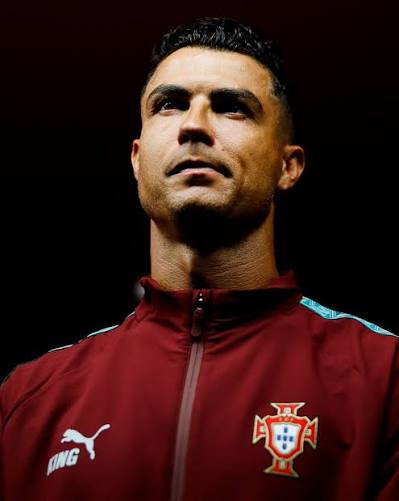
#> input picture Practical_3/img1.jpg, 399 x 501 px
$ python Third4.py
#> lines starting #> are read from the running program, lines starting #| are printed output that depends on the picture

import numpy as np
import cv2 as cv
img = cv.imread('img1.jpg', 0)
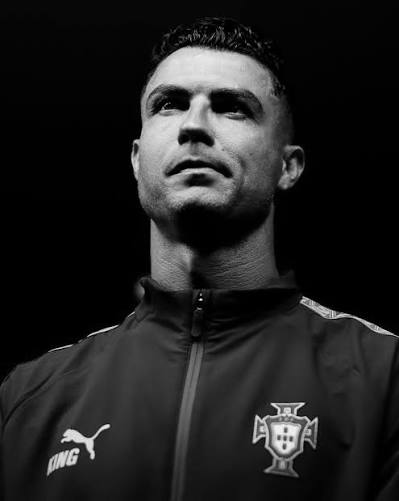
#> img: shape (501, 399); min 0, max 255, mean 32.8
rows, cols = img.shape
#> rows = 501; cols = 399
img_shrinked = cv.resize(img, (250, 200),
interpolation=cv.INTER_AREA)
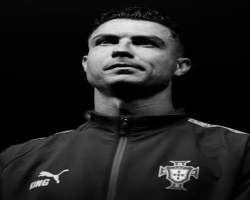
#> img_shrinked: shape (200, 250); min 0, max 238, mean 32.8
cv.imshow('CS25D010', img_shrinked)
img_enlarged = cv.resize(img_shrinked, None,fx=1.5, fy=1.5,interpolation=cv.INTER_CUBIC)
cv.imshow('CS25D010', img_enlarged)
cv.waitKey(0)
cv.destroyAllWindows()

$ run again, with Practical_3/img2.jpg copied over Practical_3/img1.jpg
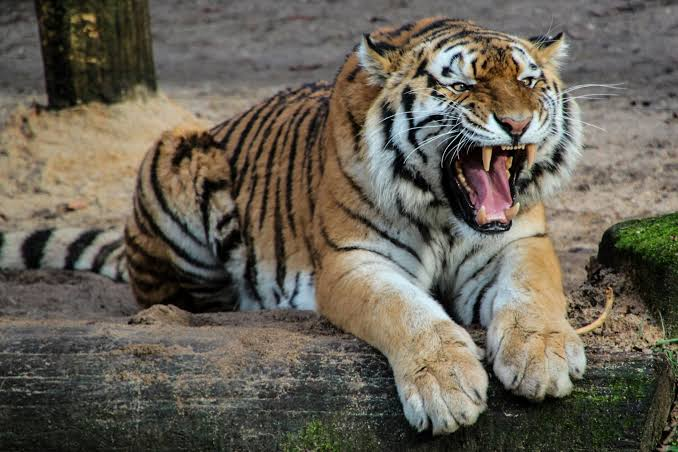
#> input picture Practical_3/img2.jpg, 678 x 452 px
#> `img = cv.imread('img1.jpg', 0)`:
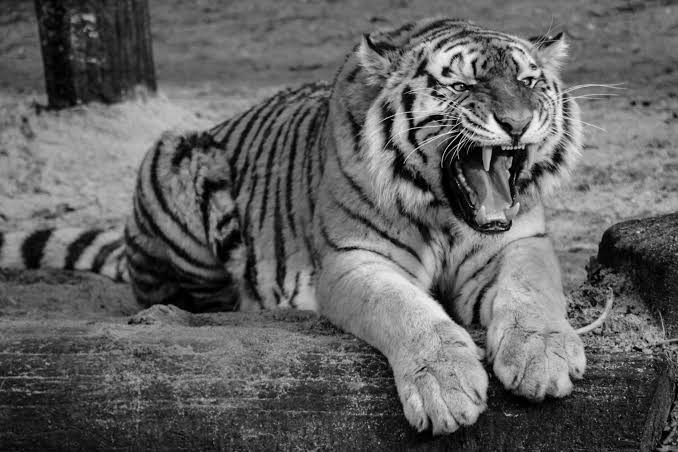
#> img: shape (452, 678); min 0, max 250, mean 97.7
#> `img_enlarged = cv.resize(img_shrinked, None,fx=1.5, fy=1.5,interpolati..`:
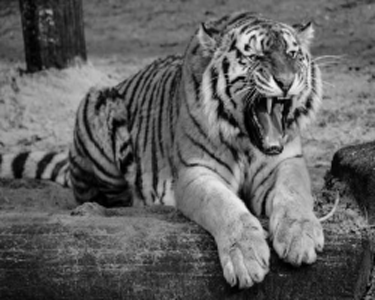
#> img_enlarged: shape (300, 375); min 0, max 242, mean 97.7
